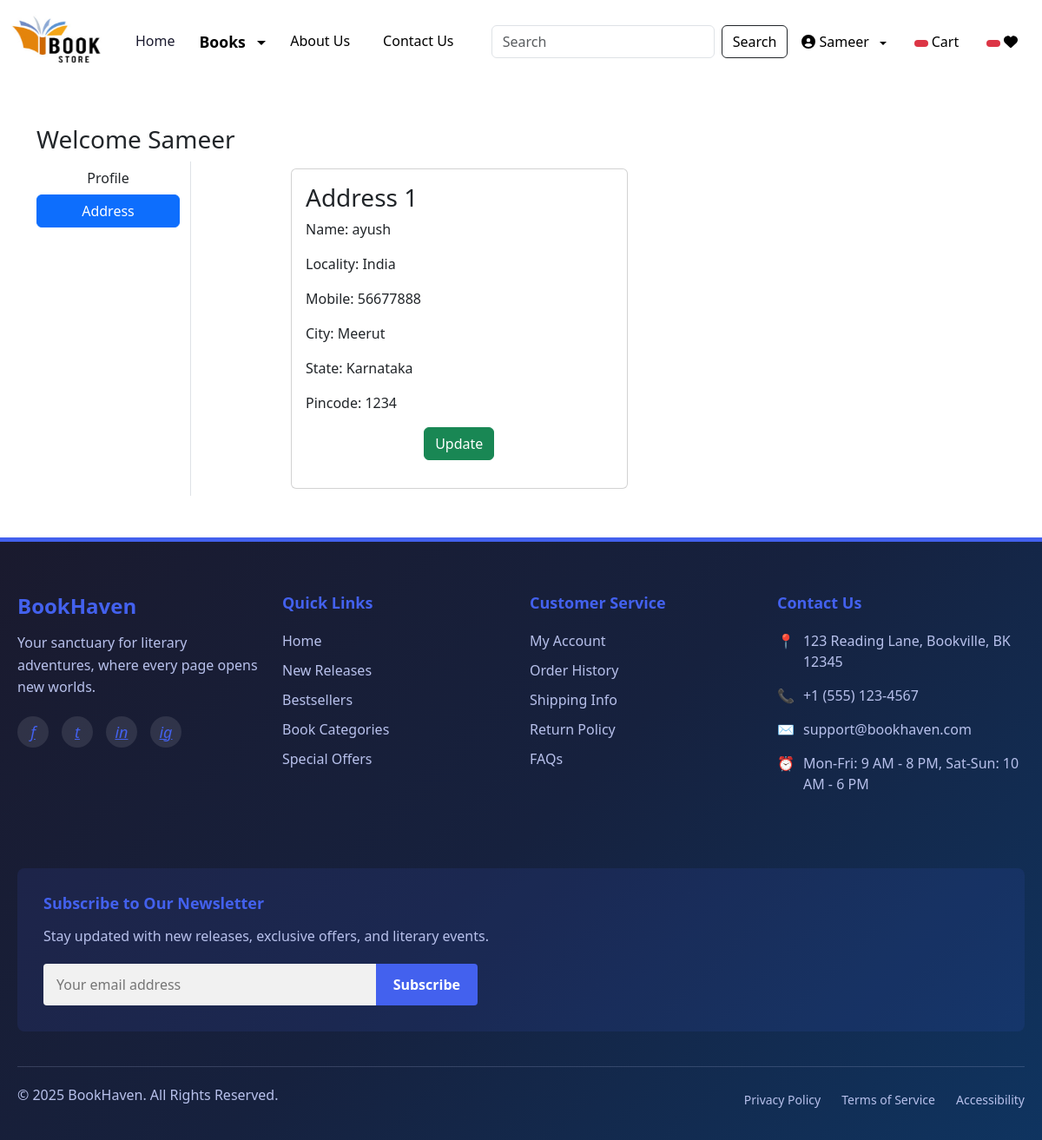
Page /address/ (signed in) on the committed database.
### app/models.py (models this page shows, shortened)
class Customer(models.Model):
    user = models.ForeignKey(User,on_delete=models.CASCADE)
    name = models.CharField(max_length=200)
    locality = models.CharField(max_length=200)
    city = models.CharField(max_length=50)
    mobile = models.IntegerField(default=0)
    zipcode = models.IntegerField()
    state = models.CharField(choices=STATE_CHOICES,max_length=100)

### app/views.py (the view)
# urls.py: path('address/', views.address, name='address'),
@login_required
def address(request):
    add = Customer.objects.filter(user=request.user)
    totalitem = 0
    wishitem=0
    if request.user.is_authenticated:
        totalitem = len(Cart.objects.filter(user=request.user))
        wishitem = len(Wishlist.objects.filter(user=request.user))
    return render(request, 'app/address.html',locals())

### app/templates/app/address.html (shortened to what this page needs)
{% extends 'app/base.html' %}
{% load static %}
{% block main-content %}
<div class="container my-5">
    <div class="row">
     <h3>Welcome <span class="text-capitalize">{{request.user}}</span></h3>
        <div class="col-sm-2 border-end">
            <ul class="list-unstyled">
            <li class="d-grid"><a href="{% url 'profile' %}" class="btn ">Profile</a></li>
            <li class="d-grid"><a href="{% url 'address' %}" class="btn btn-primary">Address</a></li>
            </ul>
        </div>
        <div class="col-sm-9 offset-sm-1">
            <div class="row">
                {% for ad in add %}
                <div class="col-sm-6">
                    <div class="card m-2">
                     <div class="card-body">
                      <h3>Address {{forloop.counter}}</h3>
                      <p>Name: {{ad.name}}</p>
                      <p>Locality: {{ad.locality}}</p>
                      <p>Mobile: {{ad.mobile}}</p>
                      <p>City: {{ad.city}}</p>
                      <p>State: {{ad.state}}</p>
                      <p>Pincode: {{ad.zipcode}}</p>
                      <p class="text-center"><a href="{% url 'updateAddress' pk=ad.id %}" type="button" class="btn btn-success">Update</a></p>
                     </div>
                    </div>
                </div>
                {% endfor %}
            </div>
        </div>
    </div>
</div>
{% endblock main-content %}

### app/templates/app/base.html (shortened to what this page needs)
<!DOCTYPE html>
{% load static %}
<html lang="en">
<head>
    <link href="https://cdn.jsdelivr.net/npm/bootstrap@5.3.3/dist/css/bootstrap.min.css" rel="stylesheet">
    <link rel="stylesheet" href="{% static 'app/css/owl.carousel.min.css' %}" />
    <link rel="stylesheet" href="{% static 'app/css/all.min.css' %}" />
    <link rel="stylesheet" href="{% static 'app/css/style.css' %}" />
</head>
<body>
  <nav class="navbar navbar-expand-lg navbar-dark" style="background-color: white;">
        <div class="container-fluid">
          <a class="navbar-brand" href="#">
            <img src="{% static "app/images/banner/xyz.png" %}" width="120" height="70" />
          </a>
          <div class="collapse navbar-collapse" id="navbarSupportedContent">
            <ul class="navbar-nav me-auto mb-2 mb-lg-0">
              <li class="nav-item" style="border-right: 2px solid white; padding-right: 10px; margin-right: 10px rounded;">
                <a class="nav-link active " aria-current="page" href="/" style="color: #1a1a2e;">Home</a>
              </li>
              <li class="nav-item dropdown" style="border-right: 2px solid white; padding-right: 10px; margin-right: 10px rounded;">
                <a class="nav-link dropdown-toggle" href="#" role="button" data-bs-toggle="dropdown" aria-expanded="false" style="color: black; font-weight: 600; font-size: 1.1rem; cursor: pointer;">
                  Books
                </a>
              </li>
              <li class="nav-item" style="border-right: 2px solid white; padding-right: 10px; margin-right: 10px;">
                <a class="nav-link" href="{% url 'about' %}" style="color: black;">About Us</a>
              </li>
              <li class="nav-item">
                <a class="nav-link" href="{% url 'contact' %}" style="color: black;">Contact Us</a>
              </li>
            </ul>
            <form class="d-flex" role="search" action="/search">
              <input class="form-control me-2" type="search" placeholder="Search" name="search"  aria-label="Search">
              <button class="btn btn-outline-dark" type="submit" style="color: black;">Search</button>
            </form>
          </div>
          <ul class="navbar-nav me-auto mb-2 mb-lg-0 rounded">
            <li class="nav-item dropdown mx-2">
              {% if user.is_authenticated %}
              <a class="nav-link dropdown-toggle" id="profileDropdown" role="button" data-bs-toggle="dropdown" aria-expanded="false" style="color: black;">
                <i class="fas fa-user-circle me-1"></i>{{ user.username }}
              </a>
                {% endif %}
            </li>
            <li class="nav-item mx-2">
              <a href="{% url 'showcart' %}" class="nav-link" style="color: black;">
                <span class="badge bg-danger">
                </span>
                Cart
              </a>
            </li>
            <li class="nav-item mx-2">
              <a href="{% url 'showwishlist' %}" class="nav-link text-white">
                <span class="badge bg-danger">
                </span>
                <i class="fa fa-heart" style="color: black;"></i>
              </a>
            </li>
          </ul>
        </div>
      </nav>
      {% block main-content %}{% endblock main-content %}
      <footer style="background: linear-gradient(135deg, #1a1a2e 0%, #16213e 50%, #0f3460 100%); color: #f1f1f1; padding: 60px 0 30px; font-family: 'Segoe UI', Tahoma, Geneva, Verdana, sans-serif; border-top: 5px solid #4361ee;">
        <div style="max-width: 1200px; margin: 0 auto; padding: 0 20px;">
          <div style="display: flex; flex-wrap: wrap; justify-content: space-between; margin-bottom: 40px;">
            <div style="flex: 1; min-width: 240px; margin-bottom: 30px; padding-right: 20px;">
              <h3 style="color: #4361ee; font-size: 24px; margin-bottom: 15px; font-weight: 700;">BookHaven</h3>
              <p style="line-height: 1.6; color: #b8c1ec; margin-bottom: 20px;">Your sanctuary for literary adventures, where every page opens new worlds.</p>
              <div style="display: flex; gap: 15px;">
                <a href="#" style="color: #4361ee; display: inline-block; width: 36px; height: 36px; line-height: 36px; text-align: center; border-radius: 50%; background-color: rgba(255,255,255,0.1); transition: all 0.3s ease;">
                  <i style="font-size: 18px;">f</i>
                </a>
                <a href="#" style="color: #4361ee; display: inline-block; width: 36px; height: 36px; line-height: 36px; text-align: center; border-radius: 50%; background-color: rgba(255,255,255,0.1); transition: all 0.3s ease;">
                  <i style="font-size: 18px;">t</i>
                </a>
                <a href="#" style="color: #4361ee; display: inline-block; width: 36px; height: 36px; line-height: 36px; text-align: center; border-radius: 50%; background-color: rgba(255,255,255,0.1); transition: all 0.3s ease;">
                  <i style="font-size: 18px;">in</i>
                </a>
                <a href="#" style="color: #4361ee; display: inline-block; width: 36px; height: 36px; line-height: 36px; text-align: center; border-radius: 50%; background-color: rgba(255,255,255,0.1); transition: all 0.3s ease;">
                  <i style="font-size: 18px;">ig</i>
                </a>
              </div>
            </div>
            <div style="flex: 1; min-width: 160px; margin-bottom: 30px;">
              <h4 style="color: #4361ee; font-size: 18px; margin-bottom: 20px; font-weight: 600;">Quick Links</h4>
              <ul style="list-style: none; padding: 0; margin: 0;">
                <li style="margin-bottom: 10px;"><a href="#" style="color: #b8c1ec; text-decoration: none; transition: color 0.3s ease;">Home</a></li>
                <li style="margin-bottom: 10px;"><a href="#" style="color: #b8c1ec; text-decoration: none; transition: color 0.3s ease;">New Releases</a></li>
                <li style="margin-bottom: 10px;"><a href="#" style="color: #b8c1ec; text-decoration: none; transition: color 0.3s ease;">Bestsellers</a></li>
                <li style="margin-bottom: 10px;"><a href="#" style="color: #b8c1ec; text-decoration: none; transition: color 0.3s ease;">Book Categories</a></li>
                <li style="margin-bottom: 10px;"><a href="#" style="color: #b8c1ec; text-decoration: none; transition: color 0.3s ease;">Special Offers</a></li>
              </ul>
            </div>
            <div style="flex: 1; min-width: 160px; margin-bottom: 30px;">
              <h4 style="color: #4361ee; font-size: 18px; margin-bottom: 20px; font-weight: 600;">Customer Service</h4>
              <ul style="list-style: none; padding: 0; margin: 0;">
                <li style="margin-bottom: 10px;"><a href="#" style="color: #b8c1ec; text-decoration: none; transition: color 0.3s ease;">My Account</a></li>
                <li style="margin-bottom: 10px;"><a href="#" style="color: #b8c1ec; text-decoration: none; transition: color 0.3s ease;">Order History</a></li>
                <li style="margin-bottom: 10px;"><a href="#" style="color: #b8c1ec; text-decoration: none; transition: color 0.3s ease;">Shipping Info</a></li>
                <li style="margin-bottom: 10px;"><a href="#" style="color: #b8c1ec; text-decoration: none; transition: color 0.3s ease;">Return Policy</a></li>
                <li style="margin-bottom: 10px;"><a href="#" style="color: #b8c1ec; text-decoration: none; transition: color 0.3s ease;">FAQs</a></li>
              </ul>
            </div>
            <div style="flex: 1; min-width: 240px; margin-bottom: 30px;">
              <h4 style="color: #4361ee; font-size: 18px; margin-bottom: 20px; font-weight: 600;">Contact Us</h4>
              <p style="margin-bottom: 15px; display: flex; align-items: flex-start; color: #b8c1ec;">
                <span style="margin-right: 10px; color: #4361ee;">📍</span>
                <span>123 Reading Lane, Bookville, BK 12345</span>
              </p>
              <p style="margin-bottom: 15px; display: flex; align-items: flex-start; color: #b8c1ec;">
                <span style="margin-right: 10px; color: #4361ee;">📞</span>
                <span>+1 (555) 123-4567</span>
              </p>
              <p style="margin-bottom: 15px; display: flex; align-items: flex-start; color: #b8c1ec;">
                <span style="margin-right: 10px; color: #4361ee;">✉️</span>
                <span>support@bookhaven.com</span>
              </p>
              <p style="margin-bottom: 15px; display: flex; align-items: flex-start; color: #b8c1ec;">
                <span style="margin-right: 10px; color: #4361ee;">⏰</span>
                <span>Mon-Fri: 9 AM - 8 PM, Sat-Sun: 10 AM - 6 PM</span>
              </p>
            </div>
          </div>
          <div style="background-color: rgba(67, 97, 238, 0.1); padding: 30px; border-radius: 8px; margin-bottom: 40px;">
            <h4 style="color: #4361ee; font-size: 18px; margin-bottom: 15px; font-weight: 600;">Subscribe to Our Newsletter</h4>
            <p style="color: #b8c1ec; margin-bottom: 20px;">Stay updated with new releases, exclusive offers, and literary events.</p>
            <div style="display: flex; max-width: 500px;">
              <input type="email" placeholder="Your email address" style="flex: 1; padding: 12px 15px; border: none; border-radius: 4px 0 0 4px; background-color: #f1f1f1; color: #333;">
              <button style="padding: 12px 20px; background-color: #4361ee; color: white; border: none; border-radius: 0 4px 4px 0; cursor: pointer; font-weight: 600;">Subscribe</button>
            </div>
          </div>
          <div style="border-top: 1px solid rgba(184, 193, 236, 0.2); padding-top: 20px; display: flex; flex-wrap: wrap; justify-content: space-between; align-items: center;">
            <p style="color: #b8c1ec; margin-bottom: 10px;">© 2025 BookHaven. All Rights Reserved.</p>
            <div>
              <a href="#" style="color: #b8c1ec; text-decoration: none; margin-left: 20px; font-size: 14px;">Privacy Policy</a>
              <a href="#" style="color: #b8c1ec; text-decoration: none; margin-left: 20px; font-size: 14px;">Terms of Service</a>
              <a href="#" style="color: #b8c1ec; text-decoration: none; margin-left: 20px; font-size: 14px;">Accessibility</a>
            </div>
          </div>
        </div>
      </footer>
</body>
</html>

### app/templates/app/base.html (style rules this page uses)
.dropdown-toggle::after { display: inline-block; margin-left: 0.5em; vertical-align: middle; content: ""; border-top: 0.3em solid; border-right: 0.3em solid transparent; border-bottom: 0; border-left: 0.3em solid transparent; }

### rows in the picture
Customer: name "ayush", locality "India", mobile "56677888", city "Meerut", state "Karnataka", zipcode "1234"

### other values in the picture
{{ user.username }} "Sameer"
{{ request.user }} "Sameer"
